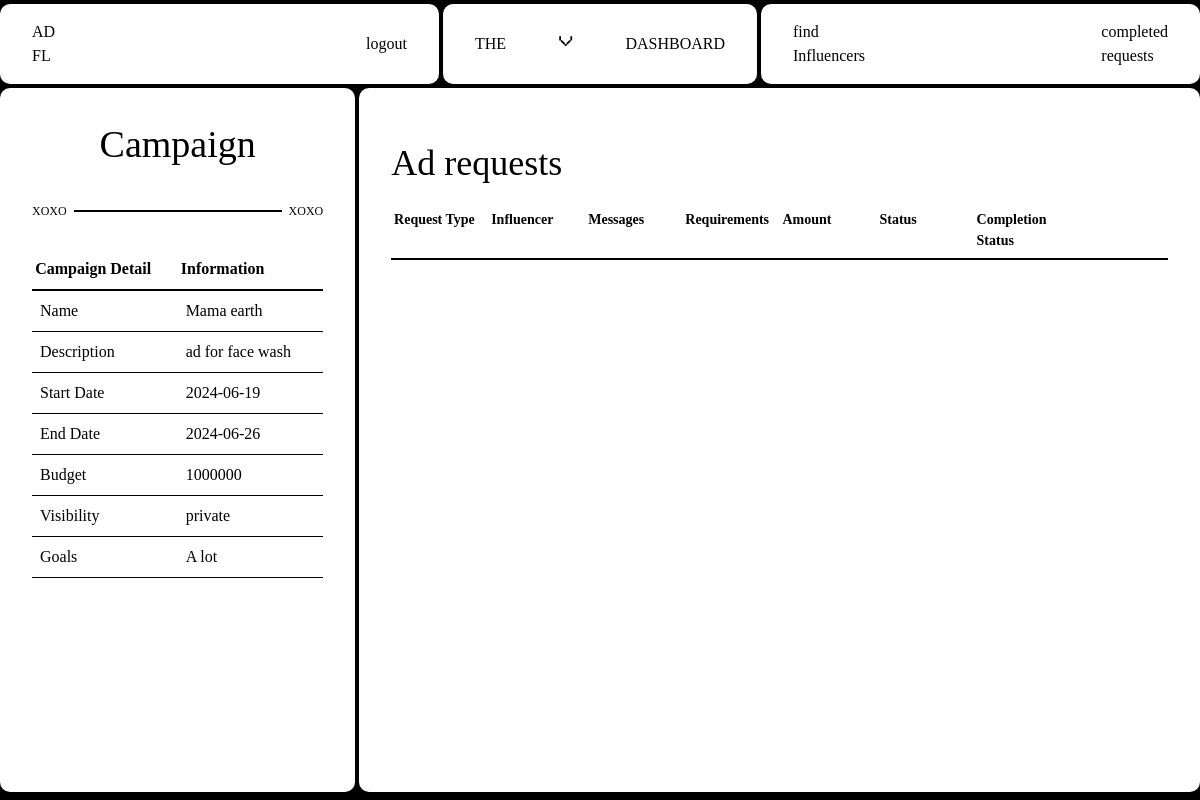
Screenshot of /sponsor/viewCampaign/3 (signed in) with the database file from the repository.
### Adfluence/models.py (models this page shows)
class Campaign(db.Model):
    __tablename__ = "campaign"
    id = db.Column(db.Integer, primary_key=True)
    name = db.Column(db.String(140), nullable=False)
    description = db.Column(db.Text, nullable=False)
    start_date = db.Column(db.Date, nullable=False)
    end_date = db.Column(db.Date, nullable=False)
    budget = db.Column(db.Integer, nullable=False)
    visibility = db.Column(db.String(10), nullable=False)  # 'public' or 'private'
    goals = db.Column(db.Text, nullable=False)
    niche = db.Column(db.String(100), nullable=False)
    status = db.Column(db.String(100), nullable=False, default="Incomplete")
    flagged = db.Column(db.Boolean, default=False)
    user_id = db.Column(db.Integer, db.ForeignKey("user.id"), nullable=False)
    ad_requests = db.relationship(
        "AdRequest", backref="campaign", cascade="all, delete-orphan"
    )
    campaign_requests = db.relationship(
        "campaignRequest", backref="campaign", cascade="all, delete-orphan"
    )

### Adfluence/sponsor.py (the view, shortened to what this page needs)
@sponsor.route("/viewCampaign/<int:campaign_id>", methods=["GET"])
@role_required("Sponsor")
@login_required
def viewCampaign(campaign_id):
    campaign = Campaign.query.get_or_404(campaign_id)
    campaignRequests = campaignRequest.query.filter_by(campaign_id=campaign_id).all()
    campaign_requests_with_details = []
    adrequests = AdRequest.query.filter_by(campaign_id=campaign_id).all()
    sent_requests_with_details = []
    return render_template(
        "Sponsor/viewCampaign.html",
        user=current_user,
        campaign=campaign,
        ad_requests=sent_requests_with_details,
        campaign_requests=campaign_requests_with_details,
    )

### Adfluence/views.py (called while the page is built)
def role_required(role):
    def decorator(f):
        @wraps(f)
        def decorated_function(*args, **kwargs):
            if current_user.role != role:
                abort(403)
            return f(*args, **kwargs)
        return decorated_function
    return decorator

### Adfluence/templates/Sponsor/viewCampaign.html (shortened to what this page needs)
{% extends "base.html" %} {% block head %}
<link
  rel="stylesheet"
  href="{{ url_for('static', filename='src/sponsor_css/view_campaign.css') }}"
/>
{% endblock %} {% block content %}
<div class="container">
  <nav>
    <div class="nav-1">
      <a href="{{ url_for('sponsor.dashboard') }}" class="logo view">
        AD <br />
        FL
      </a>
      <a href="{{ url_for('views.logout') }}" class="view">logout</a>
    </div>
    <div class="nav-2">
      <p class="menu-button">the</p>
      <p class="x">v</p>
      <p class="menu-button">dashboard</p>
    </div>
    <div class="nav-3">
      {% if campaign.flagged == False %} {% if user.flagged == False %}
      <a
        href="{{ url_for('sponsor.browse_influencers', campaign_id=campaign.id) }}"
        class="create view"
      >
        find  <br />
        Influencers
      </a>
      {% endif %} {% endif %}
      <a
        href="{{url_for('sponsor.view_completed_ad_requests', campaign_id=campaign.id)}}"
        class="pattern-2 view"
      >
        completed<br />
        requests
      </a>
    </div>
  </nav>
  <div class="content-wrapper">
    <div class="col-1 col">
      <div class="header">
        <h1>Campaign</h1>
      </div>
      <div class="numbers">
        <p>xoxo</p>
        <div class="hr"></div>
        <p>xoxo</p>
      </div>
      <div class="table-wrapper">
        <table class="first-table">
          <tbody>
            <tr>
              <th>Campaign Detail</th>
              <th>Information</th>
            </tr>
            <tr>
              <td>Name</td>
              <td>{{ campaign.name }}</td>
            </tr>
            <tr>
              <td>Description</td>
              <td>{{ campaign.description }}</td>
            </tr>
            <tr>
              <td>Start Date</td>
              <td>{{ campaign.start_date.strftime('%Y-%m-%d') }}</td>
            </tr>
            <tr>
              <td>End Date</td>
              <td>{{ campaign.end_date.strftime('%Y-%m-%d') }}</td>
            </tr>
            <tr>
              <td>Budget</td>
              <td>{{ campaign.budget }}</td>
            </tr>
            <tr>
              <td>Visibility</td>
              <td>{{ campaign.visibility }}</td>
            </tr>
            <tr>
              <td>Goals</td>
              <td>{{ campaign.goals }}</td>
            </tr>
          </tbody>
        </table>
      </div>
    </div>
    <div class="col-2 col">
      <h1>Ad requests</h1>
      <div class="table-wrapper-2">
        <table class="second-table">
          <thead>
            <tr>
              <th>Request Type</th>
              <th>Influencer</th>
              <th>Messages</th>
              <th>Requirements</th>
              <th>Amount</th>
              <th>Status</th>
              <th>Completion Status</th>
              <th></th>
            </tr>
          </thead>
        </table>
      </div>
    </div>
  </div>
</div>
{% endblock %}

### Adfluence/static/css/main.css (style rules this page uses)
html, :host { line-height: 1.5; -webkit-text-size-adjust: 100%; -moz-tab-size: 4; -o-tab-size: 4; tab-size: 4; font-family: ui-sans-serif, system-ui, sans-serif, "Apple Color Emoji", "Segoe UI Emoji", "Segoe UI Symbol", "Noto Color Emoji"; font-feature-settings: normal; font-variation-settings: normal; -webkit-tap-highlight-color: transparent; }
body { margin: 0; line-height: inherit; }
h1, h2, h3, h4, h5, h6 { font-size: inherit; font-weight: inherit; }
a { color: inherit; text-decoration: inherit; }
table { text-indent: 0; border-color: inherit; border-collapse: collapse; }
blockquote, dl, dd, h1, h2, h3, h4, h5, h6, hr, figure, p, pre { margin: 0; }
.container { width: 100%; }
@media (min-width: 640px) { .container { max-width: 640px; } }
@media (min-width: 768px) { .container { max-width: 768px; } }
@media (min-width: 1024px) { .container { max-width: 1024px; } }
* { margin: 0; padding: 0; }
.container { margin: 0 auto; }

### Adfluence/static/src/input.css (style rules this page uses)
* { margin: 0; padding: 0; cursor: none; }

### Adfluence/static/src/sponsor_css/view_campaign.css (style rules this page uses)
* { margin: 0; padding: 0; box-sizing: border-box; }
html, body { width: 100%; height: 100%; background-color: #000; font-family: "Arame"; overflow: hidden; }
p { text-transform: uppercase; }
.x { font-family: sk; margin-top: -10px; font-size: 14px; }
.container { width: 100%; height: 100vh; max-width: 3840px; margin: 0 auto; display: flex; flex-direction: column; gap: 0.25em; }
nav { width: 100%; flex: 1; display: flex; gap: 0.25em; padding: 0.25em 0 0 0; background-color: #000; }
nav > div { display: flex; justify-content: space-between; align-items: center; padding: 1em 2em; background: #fff; color: #000; border-radius: 10px; }
.nav-1 { flex: 3; }
.nav-2 { flex: 2; }
.nav-3 { flex: 3; }
.content-wrapper { flex: 12; width: 100%; height: 100%; display: flex; padding: 0 0 0.5em 0; background-color: #000; gap: 0.25em; overflow: hidden; }
.content-wrapper .col { border-radius: 10px; background: #fff; padding: 3em 2em; }
.col-1 { flex: 3; display: flex; flex-direction: column; gap: 2em; }
.col-2 { flex: 8; display: flex; flex-direction: column; }
.col-1 p { font-size: 12px; line-height: 1; }
.col-1 h1 { font-size: 38px; margin-top: -20px; text-align: center; font-family: aux; }
.numbers { width: 100%; display: flex; align-items: center; justify-content: space-between; }
.numbers p { flex: 1; }
.numbers p:nth-child(3) { text-align: right; }
.numbers .hr { flex: 5; width: 100%; height: 2px; background: #000; }
.table-wrapper { width: 100%; overflow-x: auto; overflow-y: auto; display: flex; justify-content: center; }
.first-table { width: 100%; border-collapse: collapse; table-layout: fixed; }
.first-table th { position: sticky; top: 0; z-index: 1; background-color: #fff; padding: 0.5em 0.2em; border-bottom: 2px solid #000; text-align: left; }
.first-table td { padding: 0.5em 0.5em; border-bottom: 1px solid #000; text-align: left; vertical-align: top; word-wrap: break-word; white-space: normal; }
.view { cursor: pointer; transition: all 0.2s ease-out; }
.col-2 h1 { font-family: aux; font-size: 36px; margin-bottom: 12px; }
.table-wrapper-2 { width: 100%; overflow-x: auto; overflow-y: auto; display: flex; justify-content: center; }
.second-table { width: 100%; border-collapse: collapse; table-layout: fixed; }
.second-table th { position: sticky; top: 0; z-index: 1; background-color: #fff; padding: 0.5em 0.2em; border-bottom: 2px solid #000; text-align: left; vertical-align: top; word-wrap: break-word; white-space: normal; font-size: 14px; }
.create { position: relative; }

### rows the page displays
Campaign: name "Mama earth", description "ad for face wash", start_date "2024-06-19", end_date "2024-06-26", budget "1000000", visibility "private", goals "A lot"
